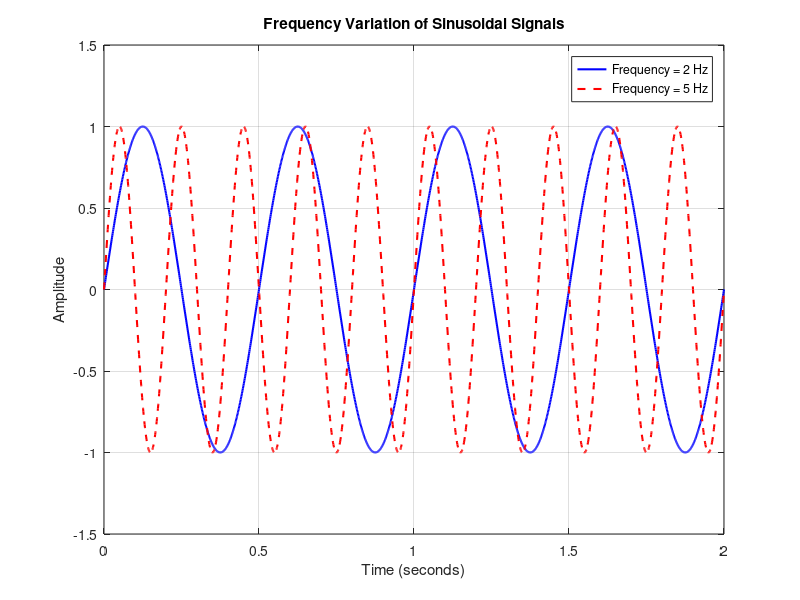

This chart was generated by the following MATLAB code:
clc;
clear;
close all;

% PROJECT 01 - EXPERIMENT 03: FREQUENCY VARIATION

% 1. Define signal parameters
A = 1;              % Amplitude
Fs = 1000;           % Sampling frequency in Hz
T = 1/Fs;            % Sampling period
t = 0:T:2;           % Time vector (2 seconds)

% 2. Define different frequencies
f1 = 2;
f2 = 5;

% 3. Generate sinusoidal signals
x1 = A*sin(2*pi*f1*t);
x2 = A*sin(2*pi*f2*t);

% 4. Plot both signals
figure;

plot(t, x1, 'b', 'LineWidth', 1.5);
hold on;

plot(t, x2, 'r--', 'LineWidth', 1.5);

% 5. Format the graph
grid on;
xlabel('Time (seconds)');
ylabel('Amplitude');
title('Frequency Variation of Sinusoidal Signals');

legend('Frequency = 2 Hz', 'Frequency = 5 Hz');

% 6. Set axis limits
xlim([0 2]);
ylim([-1.5 1.5]);

% 7. Display signal information
fprintf('FREQUENCY VARIATION EXPERIMENT\n');
fprintf('Amplitude: %g\n', A);
fprintf('Signal 1 Frequency: %g Hz\n', f1);
fprintf('Signal 2 Frequency: %g Hz\n', f2);

% 8. Save the plot
exportgraphics(gcf, 'Results/frequency_variation.final.png', ...
    'Resolution', 300);
